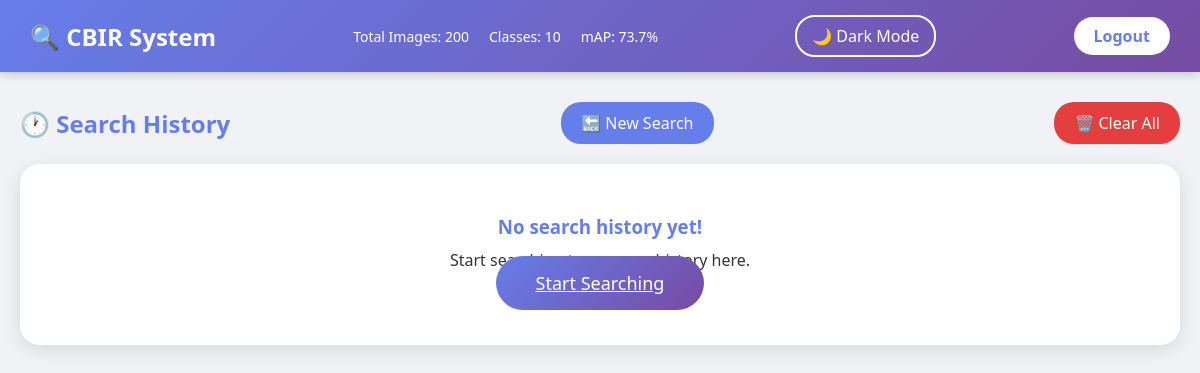
The app's page /history (signed in), older data.
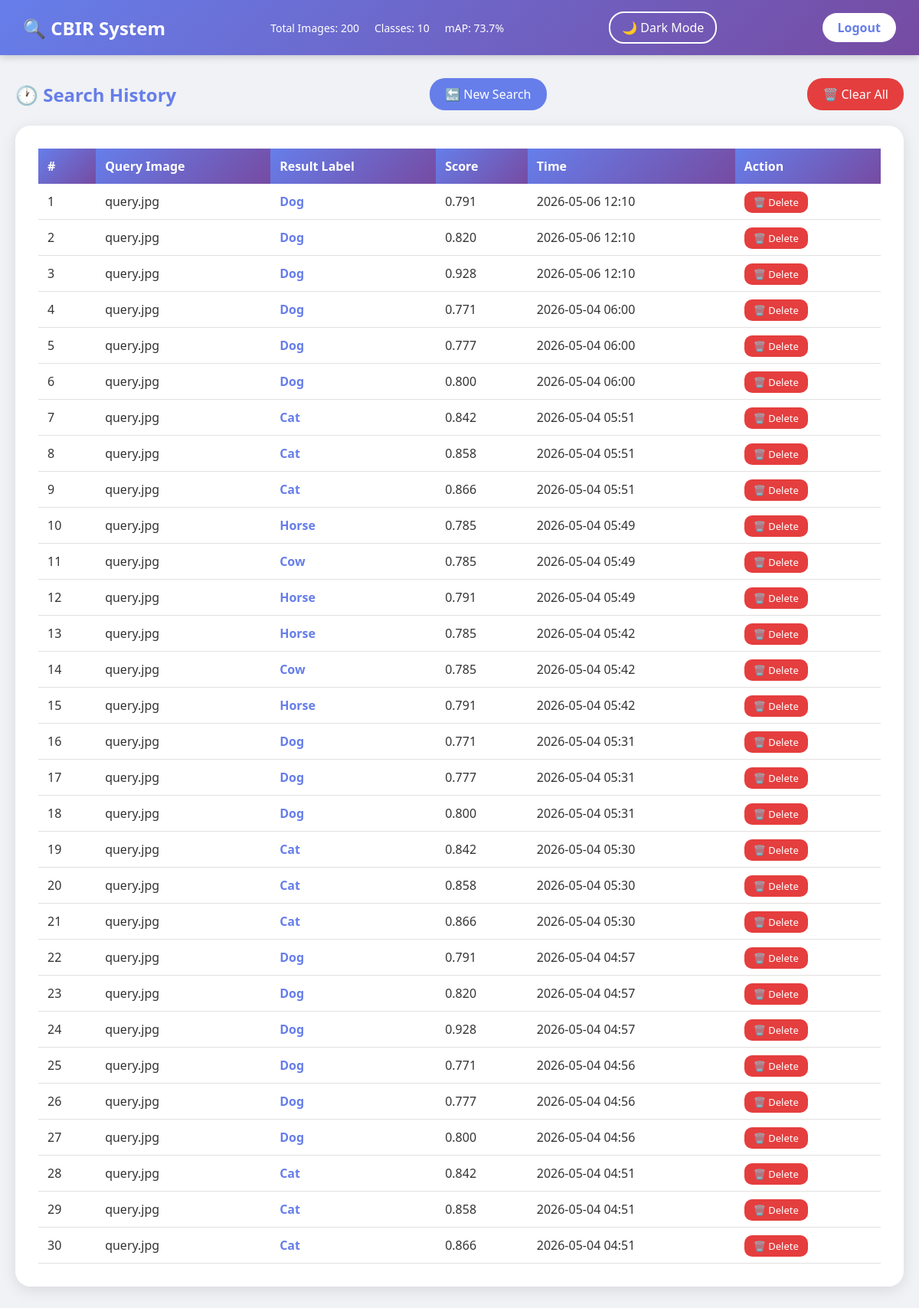
The same page, newer data.
### flask_app.py (models this page shows)
class SearchHistory(db.Model):
    id = db.Column(db.Integer, primary_key=True)
    query_image = db.Column(db.String(100))
    result_label = db.Column(db.String(50))
    score = db.Column(db.String(10))
    timestamp = db.Column(db.DateTime, default=datetime.utcnow)

### flask_app.py (the view)
@app.route('/history')
def history():
    if 'logged_in' not in session:
        return redirect(url_for('login'))
    history = SearchHistory.query.order_by(SearchHistory.timestamp.desc()).all()
    return render_template('history.html', history=history)

### templates/history.html (shortened to what this page needs)
<!DOCTYPE html>
<html lang="en">
<head>
    <link rel="stylesheet" href="{{ url_for('static', filename='css/style.css') }}">
</head>
<body>
    <nav class="navbar">
        <div class="nav-brand">🔍 CBIR System</div>
        <div class="nav-info">
            <span>Total Images: 200</span>
            <span>Classes: 10</span>
            <span>mAP: 73.7%</span>
        </div>
        <button class="dark-mode-btn" onclick="toggleDarkMode()">🌙 Dark Mode</button>
        <a href="/logout" class="logout-btn">Logout</a>
    </nav>
    <div class="main-container">
        <div class="results-header">
            <h2>🕐 Search History</h2>
            <a href="/" class="back-btn">🔙 New Search</a>
            <a href="/clear_history" class="clear-btn">🗑️ Clear All</a>
        </div>
        {% if history %}
        <div class="history-section">
            <table class="history-table">
                <thead>
                    <tr>
                        <th>#</th>
                        <th>Query Image</th>
                        <th>Result Label</th>
                        <th>Score</th>
                        <th>Time</th>
                        <th>Action</th>
                    </tr>
                </thead>
                <tbody>
                    {% for item in history %}
                    <tr>
                        <td>{{ loop.index }}</td>
                        <td>{{ item.query_image }}</td>
                        <td class="result-label">{{ item.result_label }}</td>
                        <td>{{ item.score }}</td>
                        <td>{{ item.timestamp.strftime('%Y-%m-%d %H:%M') }}</td>
                        <td>
    <a href="/delete_history/{{ item.id }}" class="delete-btn">🗑️ Delete</a>
</td>
                    </tr>
                    {% endfor %}
                </tbody>
            </table>
        </div>
        {% else %}
        <div class="no-history">
            <h3>No search history yet!</h3>
            <p>Start searching to see your history here.</p>
            <a href="/" class="search-btn">Start Searching</a>
        </div>
        {% endif %}
    </div>
</body>
</html>

### static/css/style.css (style rules this page uses)
* { margin: 0; padding: 0; box-sizing: border-box; font-family: 'Segoe UI', Tahoma, Geneva, Verdana, sans-serif; }
body { background-color: #f0f2f5; color: #333; }
.navbar { background: linear-gradient(135deg, #667eea 0%, #764ba2 100%); padding: 15px 30px; display: flex; justify-content: space-between; align-items: center; box-shadow: 0 2px 10px rgba(0,0,0,0.2); }
.nav-brand { color: white; font-size: 24px; font-weight: bold; }
.nav-info { display: flex; gap: 20px; color: white; font-size: 14px; }
.logout-btn { background: white; color: #667eea; padding: 8px 20px; border-radius: 20px; text-decoration: none; font-weight: bold; transition: all 0.3s; }
.main-container { max-width: 1200px; margin: 30px auto; padding: 0 20px; }
.results-header { display: flex; justify-content: space-between; align-items: center; margin-bottom: 20px; }
.results-header h2 { color: #667eea; }
.back-btn { background: #667eea; color: white; padding: 10px 20px; border-radius: 20px; text-decoration: none; transition: all 0.3s; }
.result-label { font-weight: bold; color: #667eea; text-transform: capitalize; }
.dark-mode-btn { background: transparent; border: 2px solid white; color: white; padding: 8px 15px; border-radius: 20px; cursor: pointer; font-size: 16px; transition: all 0.3s; }
.history-section { background: white; padding: 30px; border-radius: 20px; box-shadow: 0 5px 20px rgba(0,0,0,0.1); }
.history-table { width: 100%; border-collapse: collapse; }
.history-table th { background: linear-gradient(135deg, #667eea 0%, #764ba2 100%); color: white; padding: 12px; text-align: left; }
.history-table td { padding: 12px; border-bottom: 1px solid #e0e0e0; }
.delete-btn { background: #e53e3e; color: white; padding: 5px 12px; border-radius: 10px; text-decoration: none; font-size: 13px; transition: all 0.3s; }
.clear-btn { background: #e53e3e; color: white; padding: 10px 20px; border-radius: 20px; text-decoration: none; margin-left: 10px; transition: all 0.3s; }

Row changes from the older to the newer data that the page shows:
added SearchHistory: query_image "query.jpg", result_label "Dog", score "0.791", timestamp "2026-05-06 12:10"
added SearchHistory: query_image "query.jpg", result_label "Dog", score "0.820", timestamp "2026-05-06 12:10"
added SearchHistory: query_image "query.jpg", result_label "Dog", score "0.928", timestamp "2026-05-06 12:10"
added SearchHistory: query_image "query.jpg", result_label "Dog", score "0.771", timestamp "2026-05-04 06:00"
added SearchHistory: query_image "query.jpg", result_label "Dog", score "0.777", timestamp "2026-05-04 06:00"
added SearchHistory: query_image "query.jpg", result_label "Dog", score "0.800", timestamp "2026-05-04 06:00"
added SearchHistory: query_image "query.jpg", result_label "Cat", score "0.842", timestamp "2026-05-04 05:51"
added SearchHistory: query_image "query.jpg", result_label "Cat", score "0.858", timestamp "2026-05-04 05:51"
added SearchHistory: query_image "query.jpg", result_label "Cat", score "0.866", timestamp "2026-05-04 05:51"
added SearchHistory: query_image "query.jpg", result_label "Horse", score "0.785", timestamp "2026-05-04 05:49"
added SearchHistory: query_image "query.jpg", result_label "Cow", score "0.785", timestamp "2026-05-04 05:49"
added SearchHistory: query_image "query.jpg", result_label "Horse", score "0.791", timestamp "2026-05-04 05:49"
added SearchHistory: query_image "query.jpg", result_label "Horse", score "0.785", timestamp "2026-05-04 05:42"
added SearchHistory: query_image "query.jpg", result_label "Cow", score "0.785", timestamp "2026-05-04 05:42"
added SearchHistory: query_image "query.jpg", result_label "Horse", score "0.791", timestamp "2026-05-04 05:42"
added SearchHistory: query_image "query.jpg", result_label "Dog", score "0.771", timestamp "2026-05-04 05:31"
added SearchHistory: query_image "query.jpg", result_label "Dog", score "0.777", timestamp "2026-05-04 05:31"
added SearchHistory: query_image "query.jpg", result_label "Dog", score "0.800", timestamp "2026-05-04 05:31"
added SearchHistory: query_image "query.jpg", result_label "Cat", score "0.842", timestamp "2026-05-04 05:30"
added SearchHistory: query_image "query.jpg", result_label "Cat", score "0.858", timestamp "2026-05-04 05:30"
added SearchHistory: query_image "query.jpg", result_label "Cat", score "0.866", timestamp "2026-05-04 05:30"
added SearchHistory: query_image "query.jpg", result_label "Dog", score "0.791", timestamp "2026-05-04 04:57"
added SearchHistory: query_image "query.jpg", result_label "Dog", score "0.820", timestamp "2026-05-04 04:57"
added SearchHistory: query_image "query.jpg", result_label "Dog", score "0.928", timestamp "2026-05-04 04:57"
added SearchHistory: query_image "query.jpg", result_label "Dog", score "0.771", timestamp "2026-05-04 04:56"
added SearchHistory: query_image "query.jpg", result_label "Dog", score "0.777", timestamp "2026-05-04 04:56"
added SearchHistory: query_image "query.jpg", result_label "Dog", score "0.800", timestamp "2026-05-04 04:56"
added SearchHistory: query_image "query.jpg", result_label "Cat", score "0.842", timestamp "2026-05-04 04:51"
added SearchHistory: query_image "query.jpg", result_label "Cat", score "0.858", timestamp "2026-05-04 04:51"
added SearchHistory: query_image "query.jpg", result_label "Cat", score "0.866", timestamp "2026-05-04 04:51"
Text that changed along with them:
text no longer shown: "No search history yet! Start searching to see your history here. Start Searching"
text now shown: "# Query Image Result Label Score Time Action"
